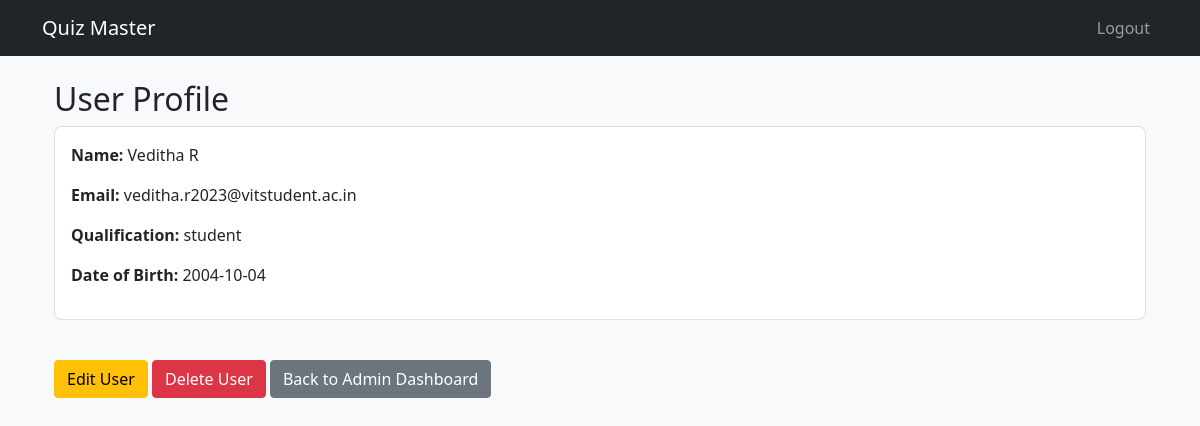
/user/profile/2 (signed in), run on an earlier commit of the app's database.
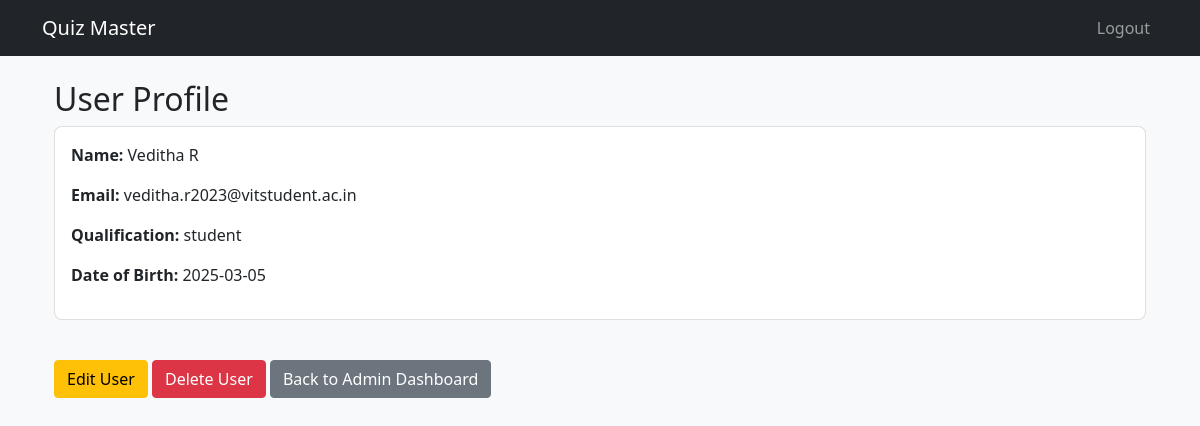
And on a later commit of the database.
### app.py (models this page shows)
class Users(db.Model):
    __tablename__ = 'users'
    user_id = db.Column(db.Integer, primary_key=True)
    email = db.Column(db.String(120), unique=True, nullable=False)
    password = db.Column(db.String(255), nullable=False)
    fullname = db.Column(db.String(100), nullable=False)
    qualification = db.Column(db.String(100))
    dob = db.Column(db.Date, nullable=False)
    is_admin = db.Column(db.Boolean, default=False)
    scores = db.relationship('Scores', backref='user', lazy=True)

### app.py (the view)
@app.route('/user/profile/<int:user_id>')
@login_required
def user_profile(user_id):
    profile_user = Users.query.get_or_404(user_id)
    current_user = Users.query.get(session['user_id'])  # Fetch logged-in user
    return render_template(
        'user_profile.html',
        profile_user=profile_user,
        current_user=current_user
    )

### app.py (called while the page is built)
def login_required(f):
    @wraps(f)
    def decorated(*args, **kwargs):
        if 'user_id' not in session:
            return redirect(url_for('login'))
        return f(*args, **kwargs)
    return decorated

### templates/user_profile.html (shortened to what this page needs)
{% extends "base.html" %}
{% block content %}
<div class="container mt-4">
    <h2>User Profile</h2>
    <div class="card">
        <div class="card-body">
            <p><strong>Name:</strong> {{ profile_user.fullname }}</p>
            <p><strong>Email:</strong> {{ profile_user.email }}</p>
            <p><strong>Qualification:</strong> {{ profile_user.qualification }}</p>
            <p><strong>Date of Birth:</strong> {{ profile_user.dob.strftime('%Y-%m-%d') }}</p>
        </div>
    </div>
    {% if current_user.is_admin %}
        <a href="{{ url_for('edit_user', user_id=profile_user.user_id) }}" class="btn btn-warning mt-3">Edit User</a>
        <form method="POST" action="{{ url_for('delete_user', user_id=profile_user.user_id) }}" style="display:inline;">
            <button type="submit" class="btn btn-danger mt-3">Delete User</button>
        </form>
        <a href="{{ url_for('admin_dashboard') }}" class="btn btn-secondary mt-3">Back to Admin Dashboard</a>
    {% else %}
        <a href="{{ url_for('user_dashboard') }}" class="btn btn-secondary mt-3">Back to Dashboard</a>
    {% endif %}
</div>
{% endblock %}

### templates/base.html (shortened to what this page needs)
<!DOCTYPE html>
<html lang="en">
<head>
    <link href="https://cdn.jsdelivr.net/npm/bootstrap@5.1.3/dist/css/bootstrap.min.css" rel="stylesheet">
    <link rel="stylesheet" href="{{ url_for('static', filename='styles.css') }}">
</head>
<body class="bg-light">
<nav class="navbar navbar-expand-lg navbar-dark bg-dark">
    <div class="container">
        <a class="navbar-brand" href="/">Quiz Master</a>
        <div class="navbar-nav ms-auto">
            {% if session.get('user_id') %}
                <a class="nav-link" href="{{ url_for('logout') }}">Logout</a>
            {% else %}
                <a class="nav-link" href="{{ url_for('login') }}">Login</a>
                <a class="nav-link" href="{{ url_for('register') }}">Register</a>
            {% endif %}
        </div>
    </div>
</nav>
    <div class="container mt-4">
        {% block content %}{% endblock %}
    </div>
</body>
</html>

### static/styles.css (style rules this page uses)
.card { margin-bottom: 1.5rem; border-radius: 0.5rem; }

What changed in the data, as far as the page shows it:
changed Users "Veditha R": dob "2004-10-04" → "2025-03-05"
